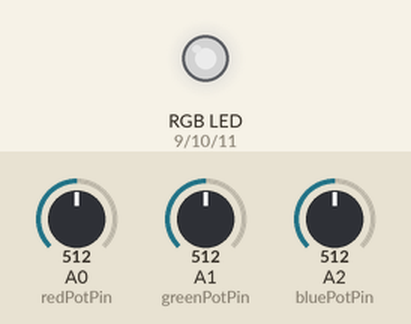
A sketch run on a simulated Arduino Uno, built with avr-gcc and run on an emulated ATmega328P. Parts: an RGB LED mixed from three pins (HIGH = lit). Inputs (shaded band) come from the test bench; at power-on: A0 (redPotPin) = 512, A1 (greenPotPin) = 512, A2 (bluePotPin) = 512. Dim RGB values are drawn brighter than linear.

Above: at 1.2 s.
1.3 s: A0 (redPotPin) set to 716
At 1.6 s:
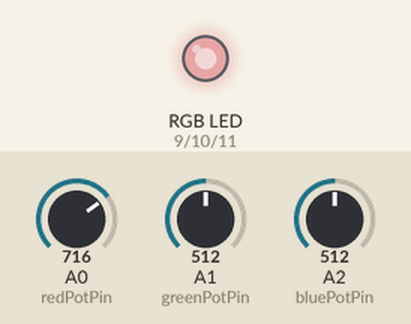
2.8 s: A1 (greenPotPin) set to 716
At 3.9 s:
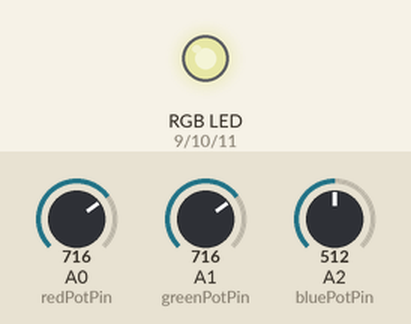
4.3 s: A2 (bluePotPin) set to 716
At 5.1 s:
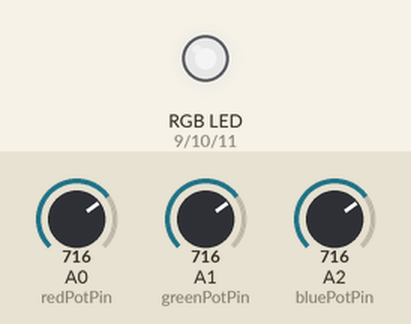
5.8 s: A0 (redPotPin) set to 900
At 6.2 s:
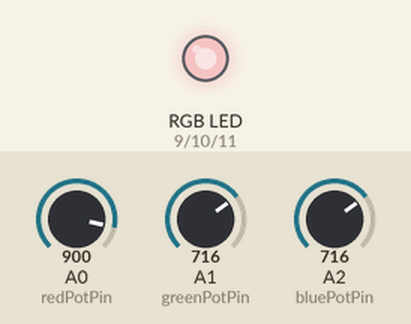
7.3 s: A1 (greenPotPin) set to 900
At 8.5 s:
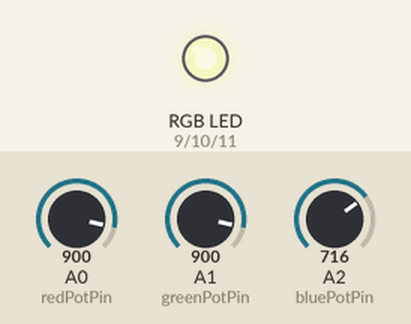
8.8 s: A2 (bluePotPin) set to 900
At 9.7 s:
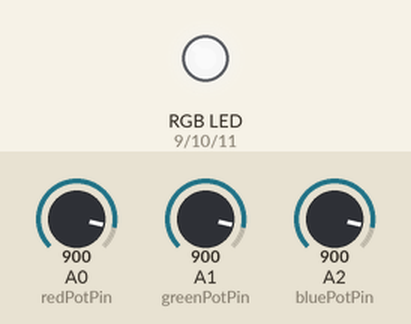
Timing chart, 0 to 11.3 s (numbered marks = the images above; inputs shaded):
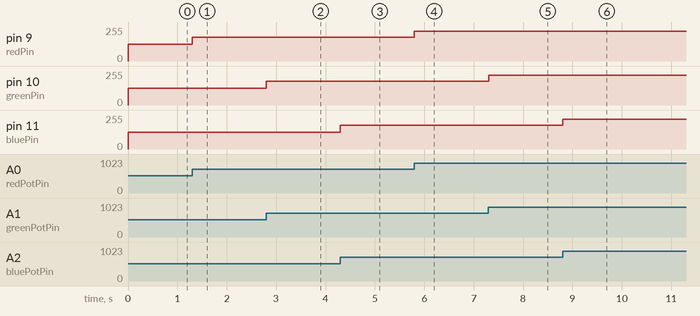

The sketch:

Interactive_RGB_LED_Color_Palette.ino
```cpp
// RGB LED Pins / Pines del LED RGB
int redPin = 9;
int greenPin = 10;
int bluePin = 11;

// Potentiometer Pins / Pines de los potenciómetros
int redPotPin = A0;
int greenPotPin = A1;
int bluePotPin = A2;

void setup() {
  // Configure RGB LED pins as outputs / Configura los pines del LED RGB como salidas
  pinMode(redPin, OUTPUT);
  pinMode(greenPin, OUTPUT);
  pinMode(bluePin, OUTPUT);
}

void loop() {
  // Read potentiometer values / Lee los valores de los potenciómetros
  int redValue = analogRead(redPotPin);
  int greenValue = analogRead(greenPotPin);
  int blueValue = analogRead(bluePotPin);

  // Map values from 0-1023 to 0-255 / Mapea los valores de 0-1023 a 0-255
  redValue = map(redValue, 0, 1023, 0, 255);
  greenValue = map(greenValue, 0, 1023, 0, 255);
  blueValue = map(blueValue, 0, 1023, 0, 255);

  // Apply values to RGB LED / Aplica los valores al LED RGB
  analogWrite(redPin, redValue);
  analogWrite(greenPin, greenValue);
  analogWrite(bluePin, blueValue);
}
```

Measured:
- after the input at 1.3 s, pin 9 (redPin): 127/255 → 178/255 at once
- after the input at 2.8 s, pin 10 (greenPin): 127/255 → 178/255 at once
- after the input at 4.3 s, pin 11 (bluePin): 127/255 → 178/255 at once
- after the input at 5.8 s, pin 9 (redPin): 178/255 → 224/255 at once
- after the input at 7.3 s, pin 10 (greenPin): 178/255 → 224/255 at once
- after the input at 8.8 s, pin 11 (bluePin): 178/255 → 224/255 at once
